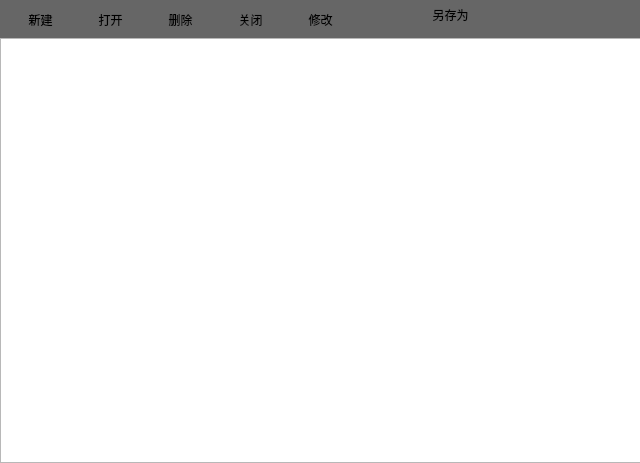
<?xml version="1.0" encoding="UTF-8"?>
<ui version="4.0">
 <class>taskManageDialog</class>
 <widget class="QDialog" name="taskManageDialog">
  <property name="geometry">
   <rect>
    <x>0</x>
    <y>0</y>
    <width>640</width>
    <height>463</height>
   </rect>
  </property>
  <property name="windowTitle">
   <string>Dialog</string>
  </property>
  <property name="styleSheet">
   <string notr="true"/>
  </property>
  <widget class="QWidget" name="showWidget" native="true">
   <property name="geometry">
    <rect>
     <x>0</x>
     <y>38</y>
     <width>641</width>
     <height>425</height>
    </rect>
   </property>
   <property name="styleSheet">
    <string notr="true"/>
   </property>
   <widget class="QTableView" name="taskTableView">
    <property name="geometry">
     <rect>
      <x>0</x>
      <y>0</y>
      <width>641</width>
      <height>425</height>
     </rect>
    </property>
   </widget>
  </widget>
  <widget class="QLabel" name="label_8">
   <property name="geometry">
    <rect>
     <x>0</x>
     <y>0</y>
     <width>641</width>
     <height>38</height>
    </rect>
   </property>
   <property name="styleSheet">
    <string notr="true">background-color: rgb(102, 102, 102);</string>
   </property>
   <property name="text">
    <string/>
   </property>
  </widget>
  <widget class="QPushButton" name="saveButton">
   <property name="geometry">
    <rect>
     <x>420</x>
     <y>0</y>
     <width>61</width>
     <height>30</height>
    </rect>
   </property>
   <property name="styleSheet">
    <string notr="true"/>
   </property>
   <property name="text">
    <string>另存为</string>
   </property>
   <property name="flat">
    <bool>true</bool>
   </property>
  </widget>
  <widget class="QPushButton" name="openButton">
   <property name="geometry">
    <rect>
     <x>80</x>
     <y>5</y>
     <width>61</width>
     <height>30</height>
    </rect>
   </property>
   <property name="styleSheet">
    <string notr="true"/>
   </property>
   <property name="text">
    <string>打开</string>
   </property>
   <property name="flat">
    <bool>true</bool>
   </property>
  </widget>
  <widget class="QPushButton" name="closeButton">
   <property name="geometry">
    <rect>
     <x>220</x>
     <y>5</y>
     <width>61</width>
     <height>30</height>
    </rect>
   </property>
   <property name="styleSheet">
    <string notr="true"/>
   </property>
   <property name="text">
    <string>关闭</string>
   </property>
   <property name="flat">
    <bool>true</bool>
   </property>
  </widget>
  <widget class="QPushButton" name="modifyButton">
   <property name="geometry">
    <rect>
     <x>290</x>
     <y>5</y>
     <width>61</width>
     <height>30</height>
    </rect>
   </property>
   <property name="styleSheet">
    <string notr="true"/>
   </property>
   <property name="text">
    <string>修改</string>
   </property>
   <property name="flat">
    <bool>true</bool>
   </property>
  </widget>
  <widget class="QPushButton" name="newButton">
   <property name="geometry">
    <rect>
     <x>10</x>
     <y>5</y>
     <width>61</width>
     <height>30</height>
    </rect>
   </property>
   <property name="styleSheet">
    <string notr="true"/>
   </property>
   <property name="text">
    <string>新建</string>
   </property>
   <property name="flat">
    <bool>true</bool>
   </property>
  </widget>
  <widget class="QPushButton" name="deleteButton">
   <property name="geometry">
    <rect>
     <x>150</x>
     <y>5</y>
     <width>61</width>
     <height>30</height>
    </rect>
   </property>
   <property name="styleSheet">
    <string notr="true"/>
   </property>
   <property name="text">
    <string>删除</string>
   </property>
   <property name="flat">
    <bool>true</bool>
   </property>
  </widget>
 </widget>
 <resources/>
 <connections/>
</ui>
